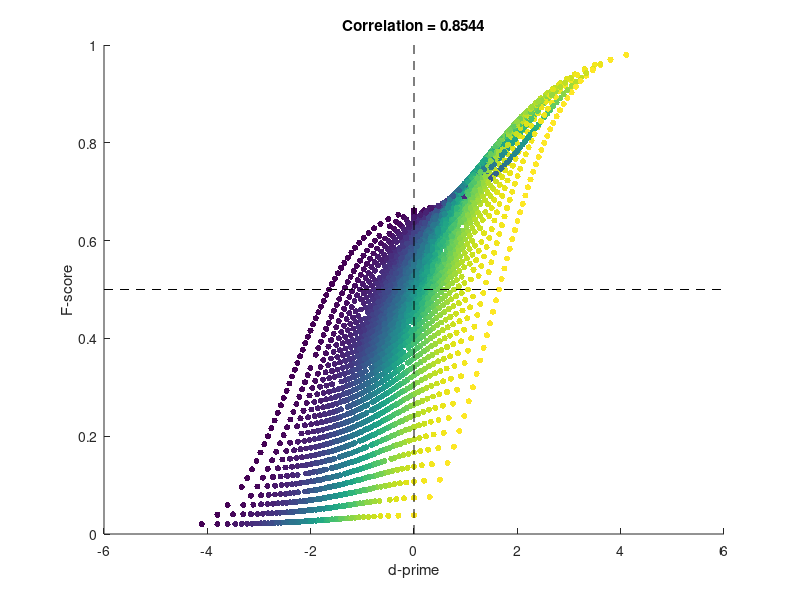

The MATLAB source for this figure:
%%
%   COURSE: Master statistics and machine learning: intuition, math, code										
%      URL: udemy.com/course/statsml_x/?couponCode=202112 
% 
%  SECTION: Signal detection theory
%    VIDEO: F-score
% 
%  TEACHER: Mike X Cohen, sincxpress.com
%

%%

% a clear MATLAB workspace is a clear mental workspace
close all; clear; clc

%% run experiment

% number of 'trials' in the experiment
N = 50; % actual trials is 2N

% number of experiment repetitions
numExps = 10000;

% initialize 
[Fscores,dPrimes,specificity] = deal(zeros(numExps,1));


%%% run the experiment!
for expi=1:numExps
    
    % generate data
    H = randi(N-1,1);  % hits
    M = N-H;           % misses
    CR = randi(N-1,1); % correct rejections
    FA = N-CR;         % false alarms
    
    % Fscore
    Fscores(expi) = H / (H+(FA+M)/2);
    
    % specificity
    specificity(expi) = CR/(CR+FA);
    
    % d'
    dPrimes(expi) = norminv(H/N)-norminv(FA/N);
    
    
    % not used here...
    precision = H/(H+FA);
    recall    = H/(H+M);
end

% let's see how they relate
figure(1), clf, hold on
scatter(dPrimes,Fscores,20,specificity,'filled')
plot(get(gca,'xlim'),[.5 .5],'k--')
plot([0 0],get(gca,'ylim'),'k--')
xlabel('d-prime'), ylabel('F-score')
title([ 'Correlation = ' num2str(corr(Fscores,dPrimes)) ])

%% done.
